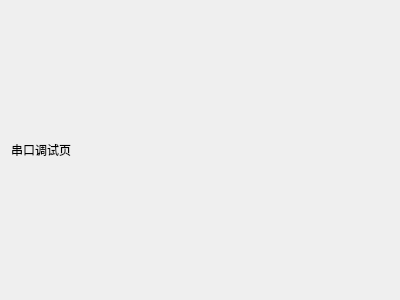
<?xml version="1.0" encoding="UTF-8"?>
<ui version="4.0">
 <class>serial_panel</class>
 <widget class="QWidget" name="serial_panel">
  <property name="geometry">
   <rect>
    <x>0</x>
    <y>0</y>
    <width>400</width>
    <height>300</height>
   </rect>
  </property>
  <property name="windowTitle">
   <string>Form</string>
  </property>
  <layout class="QHBoxLayout" name="horizontalLayout">
   <item>
    <widget class="QLabel" name="label">
     <property name="text">
      <string>串口调试页</string>
     </property>
    </widget>
   </item>
  </layout>
 </widget>
 <resources/>
 <connections/>
</ui>
